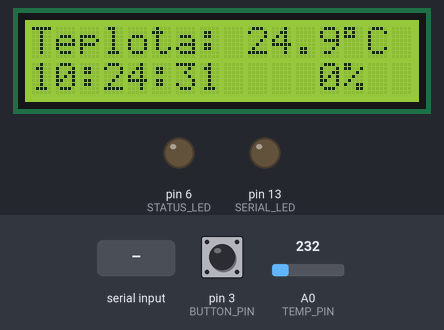
The sketch below on a simulated Arduino Uno, built with avr-gcc and run on an emulated ATmega328P. Shown: 16×2 character LCD, output pins drawn as LEDs (lit = HIGH). Wiring (inferred from the names in the program): 24Cxx EEPROM at I2C address 0x50. The test bench sets the inputs (shaded band); at power-on: pin 3 (BUTTON_PIN) HIGH, A0 (TEMP_PIN) = 232. Sleep ends after the set time or at an interrupt; the local clock reads 2024-03-15 10:24:30 at power-on unless the sketch sets it; EEPROM starts erased; what the sketch prints to the serial monitor is not drawn.

Above: at 1.3 s.
1.4 s: pin 3 (BUTTON_PIN) pulled LOW for 0.15 s
At 2.8 s:
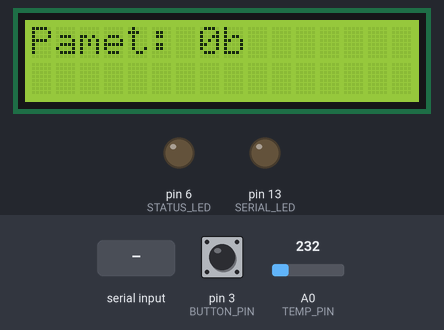
3.1 s: pin 3 (BUTTON_PIN) pulled LOW for 1 s
At 4.4 s:
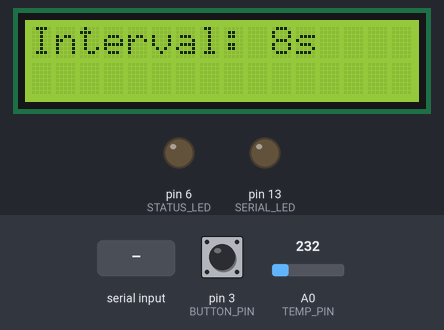
7.1 s: "T90\n" received over Serial
At 9.8 s:
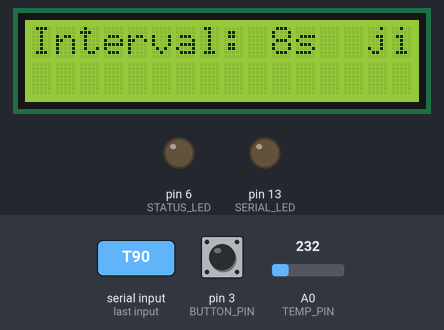
10.1 s: pin 3 (BUTTON_PIN) pulled LOW for 3.2 s
At 13.9 s:
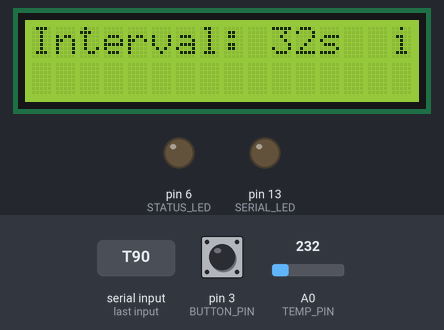
14.8 s: pin 3 (BUTTON_PIN) pulled LOW for 3.2 s
At 19.1 s:
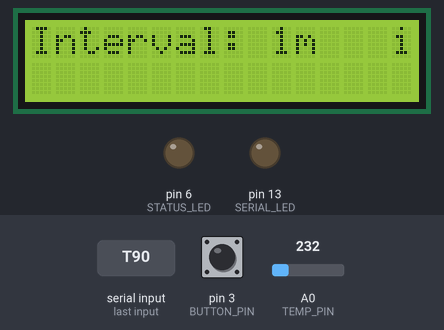
19.5 s: byte 68 ('D') received over Serial
At 19.9 s:
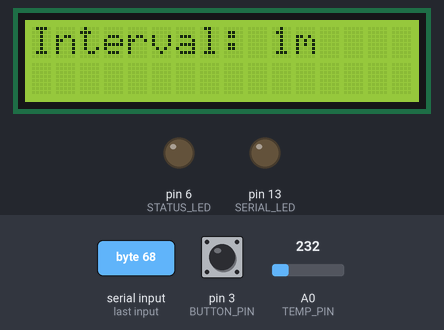
Timing chart, 0 to 22.5 s (numbered marks = the images above; inputs shaded):
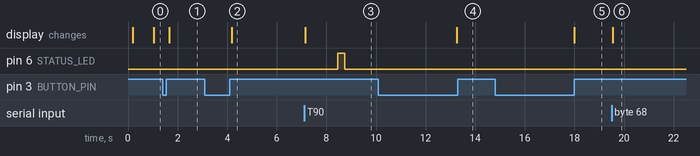

The sketch:

DataLogger.ino
```cpp
#include <avr/interrupt.h>
#include <avr/sleep.h>
#include <avr/wdt.h>
#include <LiquidCrystal.h>
#include <EEPROM.h>
#include <I2C_eeprom.h>
#include <Wire.h>
#include "DataLogger.h"
#include "EEPROMAnything.h"
#include "RTClib.h"


// HARDWARE ///////////////////////////////////////////
const int BUTTON_PIN = 3;
const int LCD_SWITCH = 7;
const int STATUS_LED = 6;
const int SERIAL_LED = 13;
const int MEM_FULL_LED = 6;
const int TEMP_PIN = 0;

// initialize the library with the numbers of the interface pins
//LiquidCrystal lcd(12, 11, 5, 4, 3, 6);
LiquidCrystal lcd(4, 5, 9, 10, 11, 12);


// MODE SWITCHING /////////////////////////////////////
const int WAKE_MODE =  1;
const int SLEEP_MODE = 3;
volatile int mode = WAKE_MODE;
const long NO_ACTIVITY_DELAY = 30 * 60 * 1000;
//const long NO_ACTIVITY_DELAY = 10 * 60 * 1000;


// DISPLAY MODE //////////////////////////////////////
const int TEMP_MODE  =  1;
const int MEM_MODE  =  2;
const int INTERVAL_MODE  =  3;
const int OFF_MODE  =  4;
const int TRANSFER_MODE = 5;

volatile int disp_mode = TEMP_MODE;


// BUTTON HANDLING ////////////////////////////////////
const int NO_EVENT = 0;
const int RELEASE = 1;
const int LONG_PRESS = 2;
const long LONG_PRESS_DELAY = 3000;
const unsigned long DEBOUCE_DELAY = 200;

int btnLast = HIGH;
bool wasLongPress = false;
long btnClickTime = 0;
bool ignoreBtn = false;

// TIME ////////////////////////////////////////
RTC_DS1307 rtc;

// MEASUREMENT ////////////////////////////////////////
const long MEASURE_PERIOD = 3000; //8*60*60*1000;
const int INTERVALS[] = {1, 4, 8, 80, 240, 480 };
volatile int interval_index = 0;
int m_counter = 0;

float tempC;
int reading;
float ALPHA = 0.1;
const int nrReadings = 5;
float temp[nrReadings];
long measureLastTime = 0;

volatile bool do_measure = false;

// STORAGE ///////////////////////////////////////////
int index = 0;
float total = 0.0;
int mem_index;
bool mem_full = false;
const int MEM_SIZE = 8192;
I2C_eeprom ee(0x50);


#define NO_CMD 0
#define DOWNLOAD_CMD 1
#define TIMESYNC_CMD 2

//////////////////////////////////////////////////////
// INTERRUPT HANDLERS ////////////////////////////////

// Wake up by button
void pinInterrupt()
{
  detachInterrupt(digitalPinToInterrupt(BUTTON_PIN));
  //attachInterrupt(0, pinInterrupt, HIGH);
  mode = WAKE_MODE;
  disp_mode = TEMP_MODE;

  // Ignore btn release after wake up
  ignoreBtn = true;

  digitalWrite(STATUS_LED, LOW);
  lcd_on();
}


// Wake up by watchdog
ISR(WDT_vect) {
  if (m_counter == (INTERVALS[interval_index] - 1)) {
    do_measure = true;
    m_counter = 0;
  } else {
    m_counter++;
  }
}


//////////////////////////////////////////////////////


void setup() {

  Serial.begin(9600);
  pinMode(STATUS_LED, OUTPUT);
  pinMode(SERIAL_LED, OUTPUT);
  pinMode(MEM_FULL_LED, OUTPUT);
  pinMode(BUTTON_PIN, INPUT_PULLUP);
  pinMode(LCD_SWITCH, OUTPUT);
  analogReference(INTERNAL);
  //attachInterrupt(0, handleButton, FALLING);
  //attachInterrupt(0, INT_Button, CHANGE);
  // set up the LCD's number of columns and rows:


  //lcd.begin(16, 2);
  lcd.print("Startuji ...");
  lcd_on();

  // Print a message to the LCD.
  for (int i = 0; i < nrReadings; i++) {
    temp[i] = 0.0;
  }


  digitalWrite(STATUS_LED, LOW);

  noInterrupts();
  MCUSR = 0;
  WDTCSR |= 0b00011000;
  WDTCSR =  0b01100001;
  wdt_reset();
  interrupts();


  if (! rtc.begin()) {
    //Serial.println("Couldn't find RTC");
    digitalWrite(STATUS_LED, HIGH);
    while (1);
  }


  if (! rtc.isrunning()) {
    Serial.println("RTC is NOT running!");
    digitalWrite(STATUS_LED, HIGH);
    // following line sets the RTC to the date & time this sketch was compiled
    // rtc.adjust(DateTime(F(__DATE__), F(__TIME__)));
    // This line sets the RTC with an explicit date & time, for example to set
    // January 21, 2014 at 3am you would call:
    rtc.adjust(DateTime(2015, 12, 28, 10, 20, 0));
    Serial.println("Time set!");
  }
  //rtc.adjust(DateTime(2015, 12, 28, 10, 20, 0));


}


void lcd_on() {
  //digitalWrite(LCD_SWITCH, HIGH);
  delay(100);
  lcd.begin(16, 2);
  lcd.display();
}


void lcd_off() {
  //digitalWrite(LCD_SWITCH, LOW);
  lcd.noDisplay();
}


DateTime get_time() {
  //return millis();
  return rtc.now();
}


float onedigit(float in) {
  return round(in * 10) / 10.0;
}

/*
float measure() {
  reading = analogRead(TEMP_PIN);
  total = total - temp[index];
  temp[index] = reading;
  total = total + temp[index];
  index++;
  if (index >= nrReadings) {
    index = 0;
  }
  reading = total / nrReadings;
  return reading / 9.31;
}
*/


#define NUM_READS 100
float measure(){
   // read multiple values and sort them to take the mode
   int sortedValues[NUM_READS];
   for(int i=0;i<NUM_READS;i++){
     int value = analogRead(TEMP_PIN);
     int j;
     if(value<sortedValues[0] || i==0){
        j=0; //insert at first position
     }
     else{
       for(j=1;j<i;j++){
          if(sortedValues[j-1]<=value && sortedValues[j]>=value){
            // j is insert position
            break;
          }
       }
     }
     for(int k=i;k>j;k--){
       // move all values higher than current reading up one position
       sortedValues[k]=sortedValues[k-1];
     }
     sortedValues[j]=value; //insert current reading
   }
   //return scaled mode of 10 values
   float returnval = 0;
   for(int i=NUM_READS/2-5;i<(NUM_READS/2+5);i++){
     returnval +=sortedValues[i];
   }
   returnval = returnval/10;
   return returnval/9.31;
}


void store_mem(float temp) {

  //EEPROM.write(mem_index,temp);
  //mem_index += 4;
  StorageRecord rec = {get_time(), temp};
  //EEPROM.put(mem_index, rec);
  //EEPROM_writeAnything(mem_index, rec);
  ee.writeBlock(mem_index, (unsigned char*)&rec, sizeof(rec));

  mem_index += sizeof(rec);

  if ( mem_index + sizeof(rec) > MEM_SIZE ) {
    mem_full = true;
    digitalWrite(MEM_FULL_LED, HIGH);
  }

}


StorageRecord read_mem(int index) {
  StorageRecord rec;
  //EEPROM.get( index, rec);
  //EEPROM_readAnything(index, rec);
  ee.readBlock(index, (unsigned char*)&rec, sizeof(rec));
  Serial.print("INDEX=");
  Serial.println(index,DEC);
  Serial.print("DAYREAD=");
  Serial.println(rec.date.day());
  return rec;
}


void mem_reset() {
  mem_index = 0;
  mem_full = false;
  digitalWrite(MEM_FULL_LED, LOW);
}


void dispMem() {
  lcd.clear();
  lcd.setCursor(0, 0);
  lcd.print("Pamet: ");
  lcd.print(mem_index);
  lcd.print("b");
}


void do_measure_and_store() {
  digitalWrite(STATUS_LED, HIGH);

  for (int i = 0; i < nrReadings; i++) {
    tempC = measure();
  }
  store_mem(tempC);
  measureLastTime = millis();
  delay(200);
  digitalWrite(STATUS_LED, LOW);
}


bool in_sleep_mode() {
  return mode == SLEEP_MODE;
}


bool time_to_sleep() {
  long now = millis();
  if ( now - btnClickTime > NO_ACTIVITY_DELAY ) {
    return true;
  } else {
    return false;
  }
}

bool time_to_measure() {
  // TODO: change implementation to RTC reading
  long now = millis();
  if (now - measureLastTime > MEASURE_PERIOD ) {
    return true;
  } else {
    return false;
  }
}


void on_click() {

  if (disp_mode == TEMP_MODE) disp_mode = MEM_MODE;
  else if (disp_mode == MEM_MODE) disp_mode = INTERVAL_MODE;
  else if (disp_mode == INTERVAL_MODE) disp_mode = TEMP_MODE;
  lcd.clear();
}

void on_long_press() {
  if (disp_mode == INTERVAL_MODE) {
    interval_index = (interval_index + 1) % (sizeof(INTERVALS) / sizeof(int));
  } else if ( disp_mode == MEM_MODE ) {
    lcd.clear();
    lcd.setCursor(0, 5);
    lcd.print("RESET");
    delay(500);
    mem_reset();
  }
}

void handle_button() {
  int event = read_button_event();

  if ( event == LONG_PRESS && !ignoreBtn) {
    on_long_press();
  } else if ( event == RELEASE && !ignoreBtn ) {
    on_click();

  }

  if (event == RELEASE && ignoreBtn) {
    ignoreBtn = false;
  }
}

int read_button_event() {
  int btnState = digitalRead(BUTTON_PIN);
  long now = millis();

  // PRESS  - record time and do nothing
  if ( btnState == LOW && btnLast == HIGH ) {
    //Serial.println("PRESS");
    btnClickTime = now;
    btnLast = btnState;

    // RELEASE  (but not after LONG_PRESS )
  } else if (  (btnState == HIGH && btnLast == LOW) && !wasLongPress ) {
    //Serial.println("RELEASE");
    btnLast = btnState;
    //Serial.println(">RELEASE");
    return RELEASE;

    // RELEASE AFTER LONG_PRESS
  } else if (  (btnState == HIGH && btnLast == LOW) && wasLongPress ) {
    //Serial.println("RELEASE AFTER LONG");
    btnLast = btnState;
    wasLongPress = false;
    //Serial.println(">NO_EVENT");
    return NO_EVENT;

    // LONG_PRESS
  } else if ( ((btnState == LOW && btnLast == LOW) && ( now - btnClickTime >  LONG_PRESS_DELAY )) && !wasLongPress) {
    //Serial.println(">LONG");
    wasLongPress = true;
    return LONG_PRESS;
  }

  btnLast = btnState;
  return NO_EVENT;
}


String calc_interval() {

  int secs = INTERVALS[interval_index] * 8;
  if ( secs < 60 ) {
    return String(String( secs ) + "s  ");
  } else if ( secs < 3600 ) {
    return String(String(secs / 60) + "m  ");
  } else {
    return String(String(secs / 3600) + "h  ");
  }
}


/*
char* calc_interval(){
  char rv[4];
  int secs = INTERVALS[interval_index]*8;
  if ( secs < 60 ){
     //return String(String( secs )+"s  ");
     sprintf(rv,"%ds", secs);
  } else if ( secs < 3600 ){
     sprintf(rv,"%dm", int(secs/60));
  } else {
     sprintf(rv,"%dh", int(secs/3600));
  }
  return rv;
}
*/

void handle_display() {

  if (disp_mode == TEMP_MODE) {
    lcd.setCursor(0, 0);
    lcd.print(F("Teplota: "));
    lcd.setCursor(9, 0);
    lcd.print(onedigit(tempC), 1);
    lcd.setCursor(13, 0);
    lcd.print("\xDF" "C");


    DateTime t = rtc.now();
    lcd.setCursor(0, 1);
    if (t.hour()<10) lcd.print(0);
    lcd.print(t.hour());
    //lcd.setCursor(3, 1);
    lcd.print(":");
    if (t.minute()<10) lcd.print(0);
    //lcd.setCursor(4, 1);
    lcd.print(t.minute());
    //lcd.setCursor(6, 1);
    lcd.print(":");
    //lcd.setCursor(7, 1);
    if (t.second()<10) lcd.print(0);
    lcd.print(t.second());


    int mem_occupation = 100 *( 1.0 * mem_index / MEM_SIZE );
    if ( mem_index + sizeof(StorageRecord) > MEM_SIZE ) mem_occupation = 100;

    lcd.setCursor(12, 1);
    lcd.print(mem_occupation);
    lcd.print("%");

  } else if (disp_mode == MEM_MODE) {
    dispMem();
  } else if ( disp_mode == INTERVAL_MODE) {
    lcd.setCursor(0, 0);
    lcd.print(F("Interval: "));
    lcd.setCursor(10, 0);
    lcd.print( calc_interval());
    //lcd.setCursor(0, 1);
    //lcd.print( MEM_SIZE / (3600 / (prescale * 8) * sizeof(StorageRecord)));
  } else if (disp_mode == TRANSFER_MODE) {
    lcd.clear();
    lcd.setCursor(3, 0);
    lcd.print( "Posilam...");
  } else {
    lcd.clear();
    lcd.print("OFF");
  }

}


void enable_watchdog() {
  noInterrupts();
  MCUSR = 0;
  WDTCSR |= 0b00011000;
  WDTCSR =  0b01100001;
  wdt_reset();
  interrupts();
}

void go_sleep() {
  // TODO: change implementation to a real sleep mode
  //Serial.println("GO SLEEP");
  mode = SLEEP_MODE;
  disp_mode = OFF_MODE;
  handle_display();
  //digitalWrite(STATUS_LED,LOW);
  lcd_off();


  // Choose our preferred sleep mode:
  set_sleep_mode(SLEEP_MODE_PWR_SAVE);
  //
  interrupts();

  // Set pin 2 as interrupt and attach handler:
  attachInterrupt(digitalPinToInterrupt(BUTTON_PIN), pinInterrupt, LOW);

  // Set sleep enable (SE) bit:
  sleep_enable();
  //
  // Put the device to sleep:
  //digitalWrite(13,LOW);   // turn LED off to indicate sleep
  sleep_mode();

  //
  // Upon waking up, sketch continues from this point.
  sleep_disable();

  //digitalWrite(13,HIGH);   // turn LED on to indicate awake

}

int serial_cmd_recognized() {
  if (!Serial.available()) return NO_CMD;
  //Serial.begin(9600);

  char a = Serial.read();
  if ( a == 'D' ) return DOWNLOAD_CMD;
  else if ( a == 'T' ) return TIMESYNC_CMD;
  return NO_CMD;

}

void sendData() {

  StorageRecord rec;

  //noInterrupts();
  //Serial.println("Sending");
  for (int i = 0; i < mem_index;) {
    rec = read_mem(i);
    Serial.print(i, DEC);
    Serial.print(", \"");

    Serial.print(rec.date.year(), DEC);
    Serial.print("/");
    Serial.print(rec.date.month(), DEC);
    Serial.print("/");
    Serial.print(rec.date.day(), DEC);
    Serial.print(" ");
    Serial.print(rec.date.hour(), DEC);
    Serial.print(":");
    Serial.print(rec.date.minute(), DEC);
    Serial.print(":");
    Serial.print(rec.date.second(), DEC);


    Serial.print("\", ");
    Serial.println(rec.temp);
    i += sizeof(rec);
  }

  Serial.print("\n");
  //interrupts();
}

void loop() {

  //Serial.println(mode);
  int cmd = serial_cmd_recognized();
  if (cmd==DOWNLOAD_CMD) {
    lcd.clear();
    lcd.setCursor(3, 0);
    lcd.print( "Posilam...");
    sendData();
  } else if ( cmd == TIMESYNC_CMD ){
    lcd.clear();
    lcd.setCursor(3, 0);
    lcd.print( "Synchronizuji ...");

    String instr = "";
    int hours = 0;
    int minutes = 0;
    int seconds = 0;

    instr += (char)Serial.read();
    instr += (char)Serial.read();
    hours = instr.toInt();

    instr = "";
    instr += (char)Serial.read();
    instr += (char)Serial.read();
    minutes = instr.toInt();

    instr = "";
    instr += (char)Serial.read();
    instr += (char)Serial.read();
    seconds = instr.toInt();

    rtc.adjust(DateTime(2016, 1, 1, hours, minutes, seconds));
    Serial.println("SYNC DONE");
    Serial.println(hours);

  } else digitalWrite(SERIAL_LED, LOW);

  if ( !in_sleep_mode() ) {
    tempC = measure();
    handle_button();
    handle_display();
  }

  //if ( time_to_measure() ){
  if ( do_measure && !mem_full) {
    do_measure_and_store();
    do_measure = false;
  }

  if (in_sleep_mode() || (!in_sleep_mode() && time_to_sleep())) {
    go_sleep();
  } else {
    delay(100);
  }
}
```

DataLogger.h
```cpp
#include "RTClib.h"

struct StorageRecord {
  DateTime date;
  float temp;
};

StorageRecord read_mem(int index);
```

EEPROMAnything.h
```cpp
#include <EEPROM.h>
#include <Arduino.h>  // for type definitions

template <class T> int EEPROM_writeAnything(int ee, const T& value)
{
    const byte* p = (const byte*)(const void*)&value;
    unsigned int i;
    for (i = 0; i < sizeof(value); i++)
	  EEPROM.write(ee++, *p++);
    return i;
}

template <class T> int EEPROM_readAnything(int ee, T& value)
{
    byte* p = (byte*)(void*)&value;
    unsigned int i;
    for (i = 0; i < sizeof(value); i++)
	  *p++ = EEPROM.read(ee++);
    return i;
}
```

Measured:
- after the input at 1.4 s, the display: changes after 0.26 s (image 1)
- after the input at 3.1 s, the display: changes after 1.1 s (image 2)
- after the input at 7.1 s, the display: changes after 0.05 s (image 3)
- after the input at 10.1 s, the display: changes after 3.1 s (image 4)
- after the input at 14.8 s, the display: changes after 3.2 s (image 5)
- after the input at 19.5 s, the display: changes after 0.05 s (image 6)
